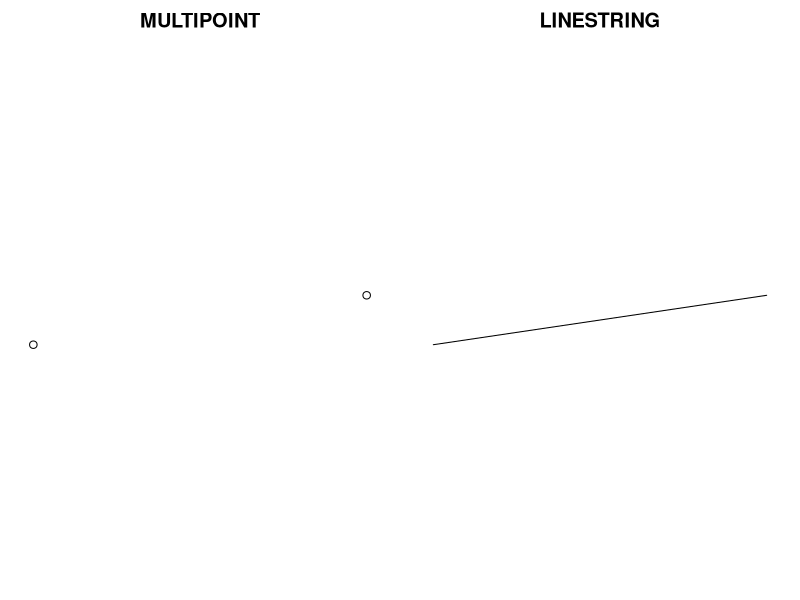

The R source for this figure:
### An Exploration of Simple Features for R: Building sfg, sfc, and sf objects from the sf package ###

# This script goes along with the blog post of the same name,
# which can be found at https://www.jessesadler.com/simple-feature-objects/
# See the Rmarkdown document for the contents of the blog post.

# Load sf package
library(sf)

#################
## sfg objects ##
#################

# Create an sfg object with coordinates of Los Angeles and Amsterdam
la_sfg <- st_point(c(-118.2615805, 34.1168926))
amsterdam_sfg <- st_point(c(4.8979755, 52.3745403))

# Structure of a sfg POINT object
str(la_sfg)

# Coordinates of a sfg object
st_coordinates(la_sfg)

# Create MULTIPOINT and LINESTRING sfg objects through matrix of points
multipoint_sfg <- st_multipoint(rbind(c(-118.2615805, 34.1168926), c(4.8979755, 52.3745403)))
linestring_sfg <- st_linestring(rbind(c(-118.2615805, 34.1168926), c(4.8979755, 52.3745403)))

# Plot to compare MULTIPOINT to LINESTRING
par(mar = c(0, 1, 2, 1),
    mfrow = c(1, 2))
plot(multipoint_sfg, main = "MULTIPOINT")
plot(linestring_sfg, main = "LINESTRING")

# Distance on sfg objects does not have real-world meaning
st_distance(la_sfg, amsterdam_sfg)

# st_distance and stats::dist the same for sfg objects
dist(rbind(c(-118.2615805, 34.1168926), c(4.8979755, 52.3745403)))

#################
## sfc objects ##
#################

# Create sfc object with default crs
st_sfc(multipoint_sfg)

# Create sfc object with multiple sfg objects
points_sfc <- st_sfc(la_sfg, amsterdam_sfg, crs = 4326)

# Attributes of sfc object
attributes(points_sfc)

# crs attribute is of class crs
class(st_crs(points_sfc))

# Access crs attribute of sfc object
st_crs(points_sfc)

# Geographic distance with sfc object
st_distance(points_sfc)

################
## sf objects ##
################

# Create a data frame of attributes
data <- data.frame(name = c("Los Angeles", "Amsterdam"),
                   language = c("English", "Dutch"),
                   weather = c("sunny", "rainy/cold"))

# Create data frame with list column then make sf object
st_sf(cbind(data, points_sfc))

# Make sf object from separate data frame and sfc objects
st_sf(data, geometry = points_sfc)

# Create sf object by combining data frame with sfc object and name sfc column geometry
points_sf <- st_sf(data, geometry = points_sfc)

# Class of new sf object
class(points_sf)

# Geometry of points_sf is equivalent to points_sfc
identical(st_geometry(points_sf), points_sfc)

# Stickiness of geometry column
dplyr::select(points_sf, name)

# Return sf object to a data frame by setting geometry to NULL
st_set_geometry(points_sf, NULL)

# Class
class(st_set_geometry(points_sf, NULL))
